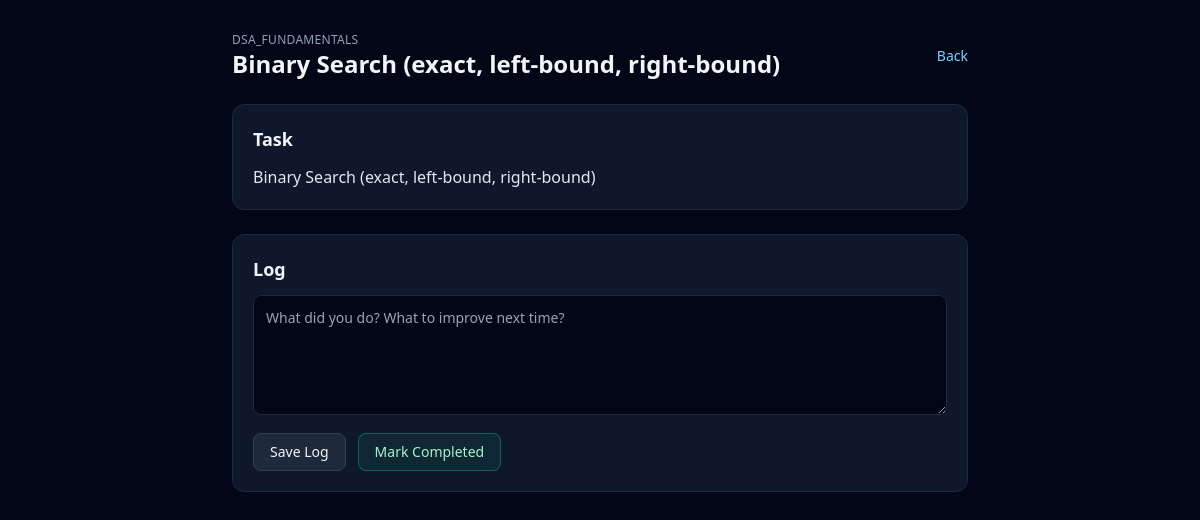
Page /tasks/16 on the committed database.
### app/models/task.py (models this page shows)
class TodayTask(Base):
    __tablename__ = "today_tasks"
    id = Column(Integer, primary_key=True, index=True)
    date = Column(Date, default=date.today, index=True)
    module_id = Column(String, nullable=False, index=True)
    name = Column(String, nullable=False)
    group = Column(String, nullable=False)
    task_type = Column(String, nullable=False, default="todo")
    problem_text = Column(Text, nullable=True)
    code_template = Column(Text, nullable=True)
    log = Column(Text, nullable=True)
    url = Column(String, nullable=True)
    extra = Column(JSON, nullable=True)

### app/api/tasks.py (the view)
@router.get("/tasks/{task_id}", response_class=HTMLResponse)
def task_detail(request: Request, task_id: int, db: Session = Depends(get_db)):
    task = db.query(TodayTask).filter(TodayTask.id == task_id).first()
    source = "today"
    if not task:
        task = db.query(TaskHistory).filter(TaskHistory.id == task_id).first()
        source = "history"
    if not task:
        raise HTTPException(status_code=404, detail="Task not found")
    template_name = "tasks/coding_detail.html" if task.task_type == "coding" else "tasks/todo_detail.html"
    return templates.TemplateResponse(
        template_name,
        {
            "request": request,
            "task": task,
            "module_id": task.module_id,
            "title": task.name,
            "problem_text": task.problem_text,
            "code_template": task.code_template,
            "log": task.log,
            "source": source,
        },
    )

### app/templates/tasks/todo_detail.html (shortened to what this page needs)
<!DOCTYPE html>
<html lang="en">
<head>
  <script src="https://cdn.tailwindcss.com"></script>
</head>
<body class="bg-slate-950 text-slate-100 min-h-screen">
  <div class="max-w-3xl mx-auto px-4 py-8 space-y-6">
    <header class="flex items-center justify-between gap-3">
      <div>
        <p class="text-xs text-slate-400 uppercase tracking-wide">{{ module_id }}</p>
        <h1 class="text-2xl font-bold">{{ title }}</h1>
      </div>
      <a href="/" class="text-sm text-sky-300">Back</a>
    </header>
    <section class="bg-slate-900 border border-slate-800 rounded-xl p-5 space-y-3">
      <h2 class="text-lg font-semibold">Task</h2>
      <p class="text-slate-200 whitespace-pre-line">{{ problem_text or title }}</p>
    </section>
    <section class="bg-slate-900 border border-slate-800 rounded-xl p-5 space-y-3">
      <h2 class="text-lg font-semibold">Log</h2>
      <form class="space-y-3" id="log-form">
        <textarea name="log" id="log" class="w-full min-h-[120px] bg-slate-950 border border-slate-800 rounded-lg p-3 text-sm"
          placeholder="What did you do? What to improve next time?">{{ log or '' }}</textarea>
        <div class="flex items-center gap-3">
          <button type="button" onclick="saveLog()" class="px-4 py-2 bg-slate-800 border border-slate-700 rounded-lg text-sm">Save Log</button>
          <button type="button" onclick="completeTask()" class="px-4 py-2 bg-emerald-500/10 border border-emerald-500/40 text-emerald-200 rounded-lg text-sm">Mark Completed</button>
        </div>
      </form>
    </section>
  </div>
</body>
</html>

### rows in the picture
TodayTask: module "DSA_FUNDAMENTALS", name "Binary Search (exact, left-bound, right-bound)"
